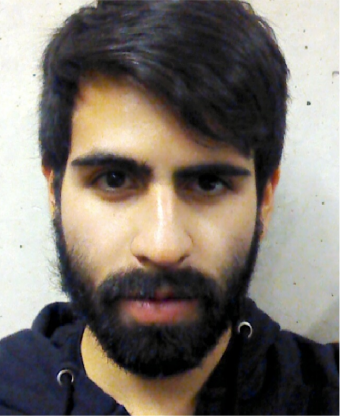
#> input picture 04-Hybrid/Answers/Files/rog.png, 340 x 416 px
$ python Run.py   (older library calls are emulated)
#> lines starting #> are read from the running program, lines starting #| are printed output that depends on the picture
import numpy as np
import cv2
import matplotlib.pyplot as plt
import matplotlib.image as mpimg
import scipy.misc as sm

print("--------- Loading Images ---------")
#The images are imported to the workspace
route = "./Files/"
rog_or = cv2.imread(route + "rog.png")
#> rog_or is the input picture: shape (416, 340, 3); mean B, G, R 107.6, 115.3, 122.9
edg_or = cv2.imread(route + "Edgar.png")
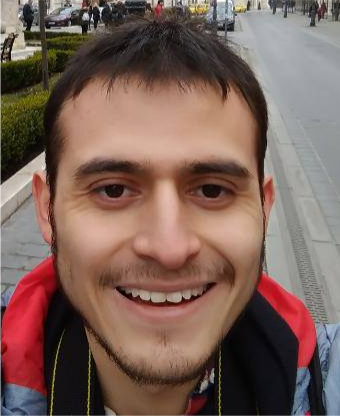
#> input picture 04-Hybrid/Answers/Files/Edgar.png, 340 x 416 px
#> edg_or is the input picture: shape (416, 340, 3); mean B, G, R 88.6, 97.8, 123.7

print("--------- Hybrid Image ---------")
#Low pass filter => High pass image
rog_lp = cv2.GaussianBlur(rog_or, (51,51), 8)
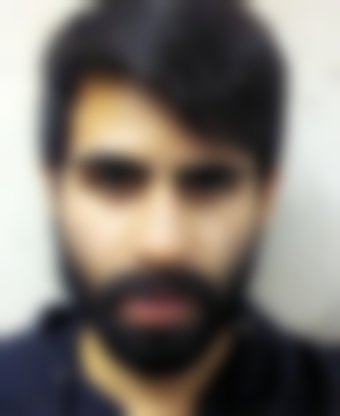
#> rog_lp: shape (416, 340, 3); mean B, G, R 107.4, 115.1, 122.8
rog_hf = cv2.subtract(rog_or, rog_lp)
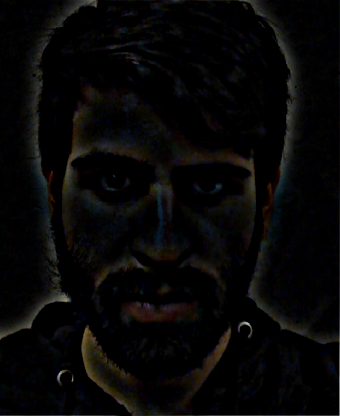
#> rog_hf: shape (416, 340, 3); mean B, G, R 6.3, 6.6, 7.1

edg_lp = cv2.GaussianBlur(edg_or, (25,25), 50)
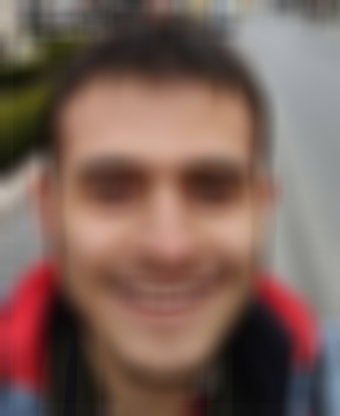
#> edg_lp: shape (416, 340, 3); mean B, G, R 88.4, 97.7, 123.5
edg_hf = cv2.subtract(edg_or, edg_lp)
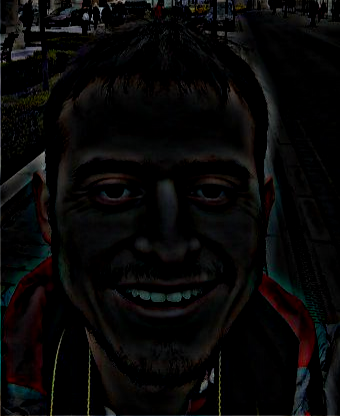
#> edg_hf: shape (416, 340, 3); mean B, G, R 7.3, 7.6, 8.2
#cv2.imshow('Gaussian Blurring', r_lp)

H = rog_hf + edg_lp
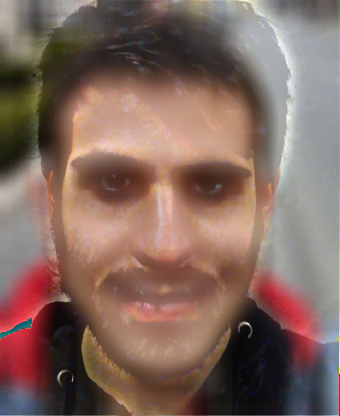
#> H: shape (416, 340, 3); mean B, G, R 94.6, 104.2, 130.3
#High pass filter

cv2.imwrite(route + 'hybrid.png', H)

cv2.startWindowThread()
cv2.namedWindow('A')
cv2.imshow('A', H)
cv2.waitKey(0)
cv2.destroyAllWindows()

print("--------- Blended Image ---------")
